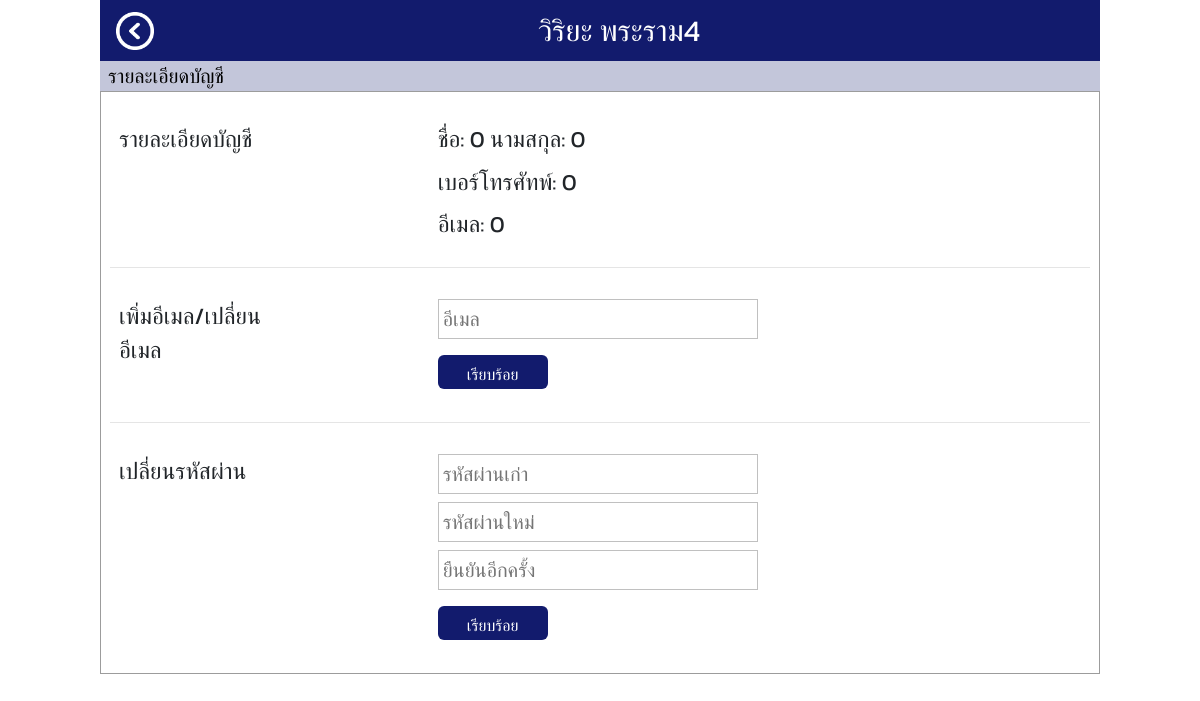
The app's page /user_detail (signed in) with its own data.
### tables this page shows
CREATE TABLE "users" (
	"id"	INTEGER NOT NULL,
	"code"	TEXT,
	"phone_number"	TEXT NOT NULL,
	"username"	TEXT NOT NULL,
	"hash_password"	TEXT NOT NULL,
	"e_mail"	TEXT DEFAULT '',
	"name_title"	TEXT DEFAULT '',
	"first_name"	TEXT NOT NULL,
	"last_name"	TEXT NOT NULL,
	"created_by"	INTEGER NOT NULL DEFAULT 0,
	"modified_by"	INTEGER NOT NULL DEFAULT 0,
	"created_date"	datetime,
	"modified_date"	datetime,
	PRIMARY KEY("id" AUTOINCREMENT)
);

### app.py (the view, shortened to what this page needs)
@app.route("/user_detail",methods=["GET", "POST"])
@app.route("/user_detail/<action>",methods=["GET", "POST"])
def user_detail(action=None):
    user = curdb.execute("SELECT first_name, last_name, phone_number,e_mail FROM users WHERE id = ?", str(session["user_id"])).fetchone()
    return render_template("user_detail.html",user = user)

### templates/user_detail.html (shortened to what this page needs)
{% extends "layout2.html" %}
{% block head %}
    รายละเอียดบัญชี
{% endblock %}
{% block main %}
    <div>
        <div class= "box4" style="display: inline-block;">
            <p class = "head8">รายละเอียดบัญชี</p>
        </div>
        <div class= "box5" style="display: inline-block;">
            <p class = "head8 mb-2">ชื่อ: {{user[0]}}  นามสกุล: {{user[1]}}</p>
            <p class = "head8 mb-2">เบอร์โทรศัทพ์: {{user[2]}}</p>
            <p class = "head8 mb-0">อีเมล: {{user[3]}}</p>
        </div>
    </div>
    <hr class= "spliter1 my-0">
    <div>
        <div class= "box4" style="display: inline-block;">
            <p class = "head8">เพิ่มอีเมล/เปลี่ยนอีเมล</p>
        </div>
        <div class= "box5" style="display: inline-block;">
            <form action="/user_detail/change_email" method="post">
                <div class="mb-0">
                    <input type="text" class="head6 formbox3 board3 pl-1" name="email" placeholder="อีเมล" aria-label="อีเมล">
                </div>
                <button type="submit" name="email_button" class="btn color-custom mt-3 mb-2 formbox4 head9 rounded2">เรียบร้อย</button>
            </form>
        </div>
    </div>
    <hr class= "spliter1 my-0">
    <div>
        <div class= "box4" style="display: inline-block;">
            <p class = "head8">เปลี่ยนรหัสผ่าน</p>
        </div>
        <div class= "box5" style="display: inline-block;">
            <form action="/user_detail/change_password" method="post">
                <div class="mb-2">
                    <input type="password" class="head6 formbox3 board3 pl-1" name="password" placeholder="รหัสผ่านเก่า" aria-label="อีเมล">
                </div>
                <div class="mb-2">
                    <input type="password" class="head6 formbox3 board3 pl-1" name="new_password" placeholder="รหัสผ่านใหม่" aria-label="อีเมล">
                </div>
                <div class="mb-0">
                    <input type="password" class="head6 formbox3 board3 pl-1" name="password_confirmation" placeholder="ยืนยันอีกครั้ง" aria-label="อีเมล">
                </div>
                <button type="submit" name="password_button" class="btn color-custom mt-3 mb-2 formbox4 head9 rounded2">เรียบร้อย</button>
            </form>
        </div>
    </div>
{% endblock %}

### static/styles.css (style rules this page uses)
.board3 { border: 1px solid; border-color: #C0C0C0; }
.head6 { font-size:20px; color: #000000; }
.head8 { font-size: 23px; }
.head9 { font-size: 16px; }
.color-custom { background-color: #121B6D; color: #ffffff; }
.spliter1 { height: 1px; width: 980px; color: #B7B7B7; }
.rounded2 { border-radius: 6px; }
.formbox3 { height: 40px; width: 320px; }
.formbox4 { height: 34px; width: 110px; vertical-align: middle; }
.box4 { width: 160px; height: auto; margin-left: 18px; margin-right: 10px; margin-top: 30px; vertical-align: top; margin-bottom: 20px; }
.box5 { width: 360px; height: auto; margin-left: 145px; margin-right: 10px; margin-top: 30px; margin-bottom: 25px; }

### templates/layout2.html (style rules this page uses)
body { font-family: "Kanit", sans-serif !important; }

### records on screen
users: first_name "0", last_name "0", phone_number "0", e_mail "0"
